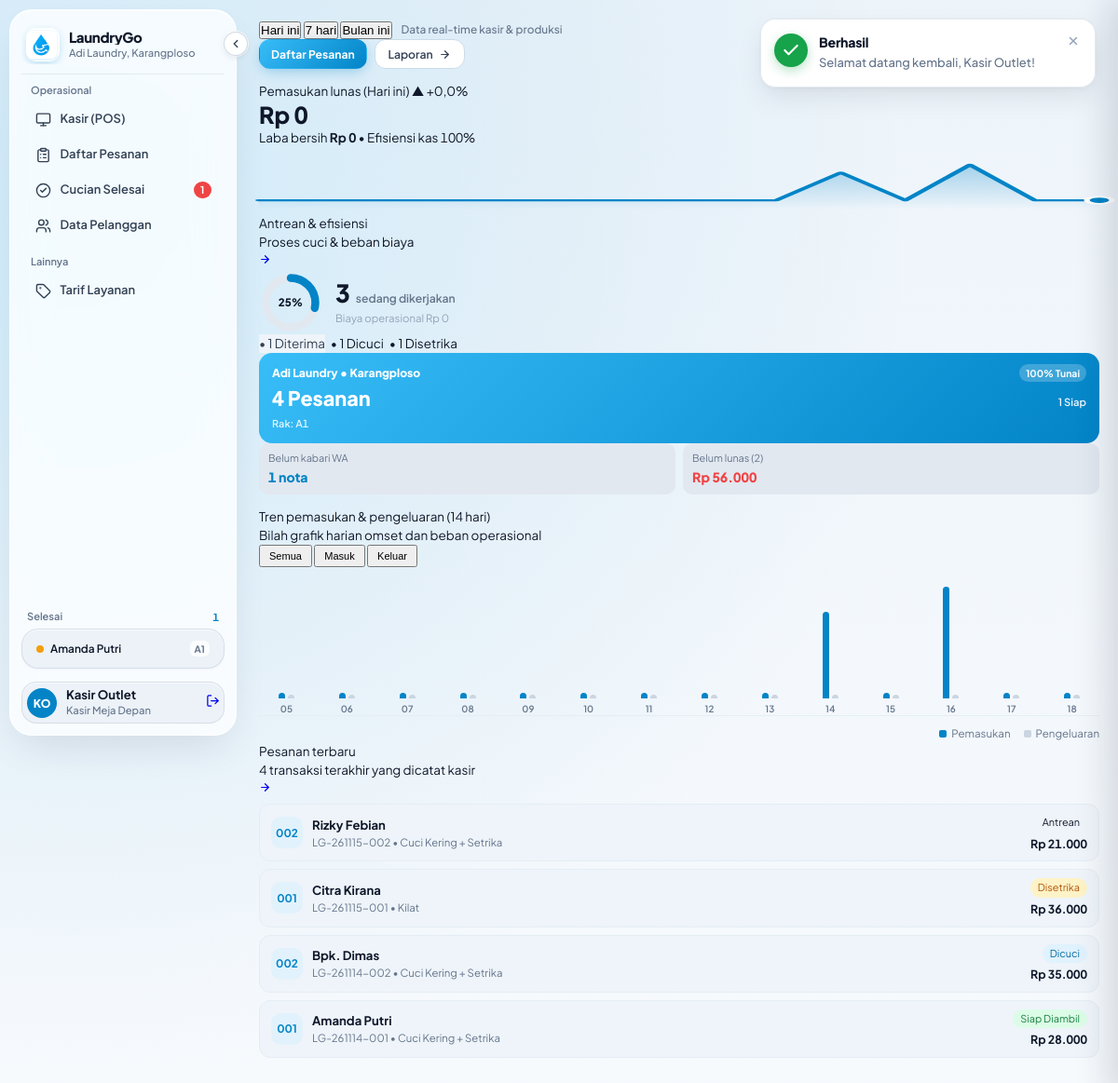
The page / (signed in) on the database its author committed.
### tables this page shows
CREATE TABLE IF NOT EXISTS `pesanan` (
    `id_pesanan` VARCHAR(20) PRIMARY KEY,
    `tanggal_masuk` DATETIME DEFAULT CURRENT_TIMESTAMP,
    `tanggal_keluar` DATETIME,
    `status_cucian` VARCHAR(30) DEFAULT 'Antrean',
    `total_harga` DECIMAL(12, 2) NOT NULL,
    `status_pembayaran` VARCHAR(30) DEFAULT 'Belum Lunas',
    `lokasi_rak` VARCHAR(30),
    `catatan_khusus` TEXT,
    `is_kilat` TINYINT(1) DEFAULT 0,
    `id_pelanggan` VARCHAR(10) NOT NULL,
    `id_anggota` VARCHAR(10),
    CONSTRAINT `fk_pesanan_pelanggan` FOREIGN KEY (`id_pelanggan`) REFERENCES `pelanggan`(`id_pelanggan`) ON UPDATE CASCADE,
    CONSTRAINT `fk_pesanan_anggota` FOREIGN KEY (`id_anggota`) REFERENCES `anggota`(`id_anggota`) ON UPDATE CASCADE ON DELETE SET NULL
);

CREATE TABLE IF NOT EXISTS `pelanggan` (
    `id_pelanggan` VARCHAR(10) PRIMARY KEY,
    `nama_pelanggan` VARCHAR(100) NOT NULL,
    `no_telepon` VARCHAR(20) NOT NULL,
    `alamat` TEXT
);

### app/Views/dashboard/index.php (the view, shortened to what the rows shown need)
<div class="page-sheet-container" style="display: flex; flex-direction: column; gap: 14px;">
    <div class="dash-grid-row2">
        <div class="bento-card">
            <div style="display: flex; flex-direction: column; gap: 8px; margin-top: 6px;">
                <?php if (empty($recentOrders)): ?>
                    <div style="text-align: center; padding: 24px; color: var(--ink-muted); font-size: 0.8rem;">
                        Belum ada pesanan yang tercatat hari ini.
                    </div>
                <?php else: ?>
                    <?php foreach ($recentOrders as $order):
                        $statusClass = 'badge-diterima';
                        if ($order['status_cucian'] === 'Dicuci') $statusClass = 'badge-dicuci';
                        elseif ($order['status_cucian'] === 'Disetrika') $statusClass = 'badge-disetrika';
                        elseif ($order['status_cucian'] === 'Siap Diambil') $statusClass = 'badge-selesai';
                        elseif ($order['status_cucian'] === 'Sudah Diambil') $statusClass = 'badge-diambil';
                    ?>
                        <div class="recent-tx-row" style="display: flex; align-items: center; justify-content: space-between; padding: 9px 12px; background: var(--surface-subtle); border-radius: 12px; border: 1px solid var(--line);">
                            <div style="display: flex; align-items: center; gap: 10px; min-width: 0;">
                                <div style="width: 34px; height: 34px; border-radius: 10px; background: var(--primary-light); color: var(--primary); display: flex; align-items: center; justify-content: center; font-weight: 700; font-size: 0.74rem; flex-shrink: 0;">
                                    <?= htmlspecialchars(substr($order['id_pesanan'] ?? $order['no_nota'] ?? 'LG', -3)) ?>
                                </div>
                                <div style="min-width: 0;">
                                    <div style="font-size: 0.82rem; font-weight: 700; color: var(--ink); white-space: nowrap; overflow: hidden; text-overflow: ellipsis;">
                                        <?= htmlspecialchars($order['nama_pelanggan'] ?? 'Pelanggan') ?>
                                    </div>
                                    <div style="font-size: 0.71rem; color: var(--ink-muted);">
                                        <?= htmlspecialchars($order['id_pesanan'] ?? $order['no_nota'] ?? '') ?> &bull; <?= htmlspecialchars($order['daftar_layanan'] ?? $order['nama_layanan'] ?? 'Cuci Komplit') ?>
                                    </div>
                                </div>
                            </div>
                            <div style="display: flex; flex-direction: column; align-items: flex-end; gap: 3px; flex-shrink: 0;">
                                <span class="badge-status <?= $statusClass ?>" style="font-size: 0.68rem; padding: 2px 8px; border-radius: 9999px;">
                                    <?= htmlspecialchars($order['status_cucian']) ?>
                                </span>
                                <span class="num-tabular" style="font-size: 0.78rem; font-weight: 700; color: var(--ink);">
                                    <?= \App\Core\Helper::rupiah($order['total_harga']) ?>
                                </span>
                            </div>
                        </div>
                    <?php endforeach; ?>
                <?php endif; ?>
            </div>
        </div>
    </div>
</div>

### app/Views/layouts/sidebar.php (shortened to what the rows shown need)
<aside class="app-sidebar <?= (!empty($_GET['collapsed'])) ? 'is-collapsed' : '' ?>" id="appSidebar">
        <?php include __DIR__ . '/../partials/sidebar_nav_links.php'; ?>
    <div class="sidebar-footer-stack">
        <?php if ($isKasir): ?>
            <div id="sidebar-completed-section" style="margin-bottom: 8px;">
                <div class="sidebar-inset-card" id="sidebar-completed-box">
                    <?php
                    $activeInRak = \App\Models\Pesanan::getSiapAmbil(null, 'aktif');
                    $displayList = array_slice($activeInRak, 0, 3);
                    if (empty($displayList)):
                    ?>
                        <div style="font-size: 0.72rem; color: #94A3B8; padding: 6px 8px; text-align: center;">Tidak ada cucian di rak</div>
                    <?php else: ?>
                        <?php foreach ($displayList as $idx => $item):
                            $dotColor = ($idx % 2 === 0) ? '#f59e0b' : '#10b981';
                            $pelangganNama = $item['nama_pelanggan'] ?? 'Pelanggan';
                            $rakInfo = $item['lokasi_rak'] ?: 'Rak';
                        ?>
                            <a href="<?= \App\Core\Helper::url('pesanan', ['action' => 'selesai']) ?>" class="sidebar-completed-row" style="text-decoration: none !important;">
                                <span class="completed-dot-indicator" style="background: <?= $dotColor ?>;"></span>
                                <span class="sidebar-completed-name" style="text-decoration: none !important;"><?= htmlspecialchars($pelangganNama) ?></span>
                                <span class="sidebar-completed-rack" style="text-decoration: none !important;"><?= htmlspecialchars($rakInfo) ?></span>
                            </a>
                        <?php endforeach; ?>
                    <?php endif; ?>
                </div>
            </div>
        <?php endif; ?>
    </div>
</aside>

### rows shown on the page
pesanan: id_pelanggan.nama_pelanggan "Amanda Putri", lokasi_rak "A1", id_pesanan "001", id_pesanan "LG-261114-001", daftar_layanan "Cuci Kering + Setrika", status_cucian "Siap Diambil", total_harga "Rp 28.000"
pesanan: id_pesanan "002", id_pelanggan.nama_pelanggan "Rizky Febian", id_pesanan "LG-261115-002", daftar_layanan "Cuci Kering + Setrika", status_cucian "Antrean", total_harga "Rp 21.000"
pesanan: id_pesanan "001", id_pelanggan.nama_pelanggan "Citra Kirana", id_pesanan "LG-261115-001", daftar_layanan "Kilat", status_cucian "Disetrika", total_harga "Rp 36.000"
pesanan: id_pesanan "002", id_pelanggan.nama_pelanggan "Bpk. Dimas", id_pesanan "LG-261114-002", daftar_layanan "Cuci Kering + Setrika", status_cucian "Dicuci", total_harga "Rp 35.000"

### other values the page prints
$meta['title'] "Berhasil"
$msg "Selamat datang kembali, Kasir Outlet!"
$totalSiapCount "1"
$initials "KO"
$nama "Kasir Outlet"
$roleTitle "Kasir Meja Depan"
$growthSign "▲ +"
abs($growth) "0,0"
$cashEfficiency "100"
$completedRatio "25"
$activeTotal "3"
$cDiterima "1"
$cDicuci "1"
$cDisetrika "1"
$cashPercent "100"
